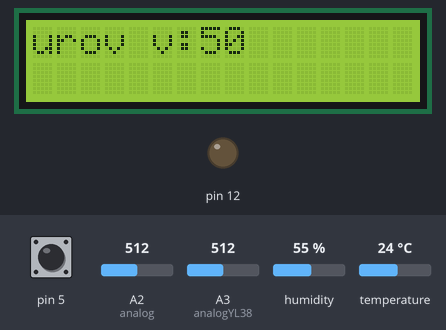
The sketch below on a simulated Arduino Uno, built with avr-gcc and run on an emulated ATmega328P. Parts: 16×2 character LCD, output pins drawn as LEDs (lit = HIGH). Inputs (shaded band) come from the test bench; at power-on: A3 (analogYL38) = 512, pin 5 HIGH, A2 (analog) = 512, humidity 55 %, temperature 24 °C.

Above: at 1.2 s.
1.3 s: A3 (analogYL38) set to 288
At 2.9 s:
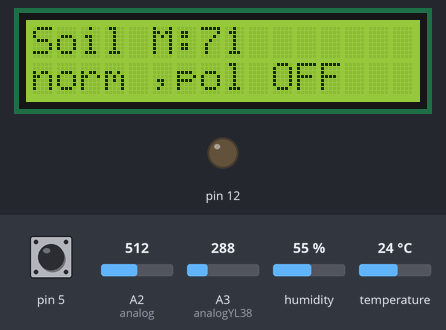
At 4.0 s:
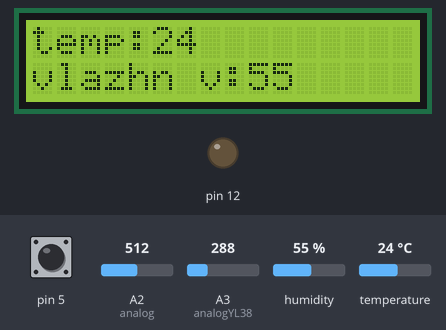
9.7 s: A3 (analogYL38) set to 258
At 13.3 s:
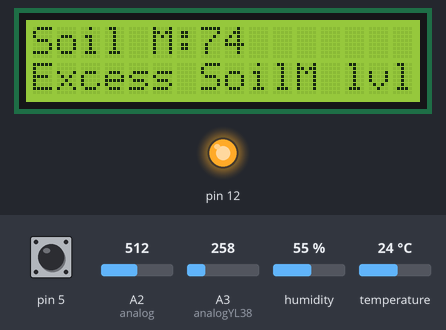
Timing chart, 0 to 24.1 s (numbered marks = the images above; inputs shaded):
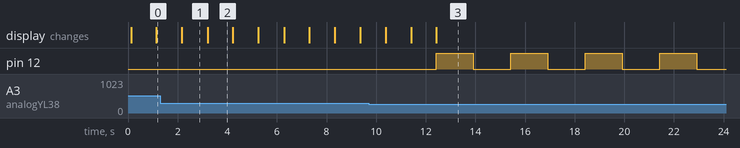

Measured:
- the behaviour switches between 277 and 276 on A3 (analogYL38) (found by bisection; images 2 and 3)
- after the input at 1.3 s, the display: changes after 0.86 s (image 1)
- after the input at 9.7 s, pin 12: alternates HIGH for 1.5 s and LOW for 1.5 s, starting after 2.7 s
- what the display in image 1 shows lasts 1.0 s, from 2.2 s to 3.2 s

The sketch:

ArduinoCode2.ino
```cpp
#include <Wire.h> // подключение библиотеки, используется для связи микроконтроллера с устройствами и модулями через интерфейс I2C
#include "DHT.h" // подключение библиотеки, предназначена для работы с датчиками температуры и влажности DHT 22
#include <iarduino_RTC.h> // подключение библиотеки, позволяет читать и записывать время RTC модулей на базе чипов DS1302
#include <LiquidCrystal_I2C.h> // подключение библиотеки, предназначена для работы по 8-битному (4-битному) параллельному интерфейс, для дисплея, подключенного по шине I2C

LiquidCrystal_I2C _lcd1(0x20, 16, 2); // адрес дисплея, количество символов в строке, количество строк
int analogYL38 = PC3;//A3 - контакт, к которому подключен YL-38
int analog = PC2;//А2 - контакт к которому подключён датчик уровня воды
#define DHTPIN PD4
#define DHTTYPE DHT11
int t;//переменная для хранения значений температуры
int h;//переменная для хранения значений относительной влажности воздуха
int val2;//переменная для хранения значений обьёма воды в резервуаре
int z;//переменная для хранения значений влажности почвы в виде процентного ссоотношения
int val;//переменная для хранения значений влажности почвы
int i;// переменная для циклов
int t_normal=20;
int h_normal=65;
int but1=0;
int but2=0;
int but3=0;
int but4=0;
int soilOn=0;
int timer=0;
DHT dht1(DHTPIN, DHTTYPE); // переопределение названия датчика

void setup()
{
  pinMode(12, OUTPUT); // настраиваем контакт №12 на выход красного светодиода
  pinMode(analogYL38, INPUT);//настраиваем контакт А3 на выход датчика влажности почвы
  pinMode(analog, INPUT);//настраиваем контакт А2 на выход датчика уровня воды
  Wire.begin(); // инициализирует библиотеку Wire и подключается к шине I2C
  pinMode(PD5,INPUT);
   pinMode(8,INPUT);
    pinMode(9,INPUT);
     pinMode(10,INPUT);
  dht1.begin();// инициализация ЖКИ
  delay(10); // задержка 10 мс
  _lcd1.init(); // инициализация ЖКИ
   _lcd1.clear(); // очистка дисплея
  _lcd1.setCursor(0, 0); // установка курсора на первую строку первый ряд для вывода информации
  _lcd1.backlight(); //включение подсветки ЖКИ
}

void loop()
{    but1=digitalRead(PD5);
      if(but1==LOW){
       _lcd1.setCursor(0, 0); // установка курсора на первую строку первый ряд для вывода информации
   _lcd1.print("Settings      "); // вывод "Opasniy uroven"
   but2=digitalRead(10);
   if(but2!=0)
  {
    _lcd1.setCursor(0, 1); // установка курсора на вторую строку первый ряд для вывода информации
      _lcd1.print(" normal temp "); // вывод "Opasniy uroven"
      _lcd1.print(t_normal);
      but3=digitalRead(8);
      if(but3==0)
      {
        t_normal=t_normal+1;
         }
         but4=digitalRead(9);
       if(but4==0)
      {
        t_normal=t_normal-1;
        }
 }
    if(but2==0)
  {
    _lcd1.setCursor(0, 1); // установка курсора на вторую строку первый ряд для вывода информации
      _lcd1.print("normal vlazh "); // вывод "Opasniy uroven"
      _lcd1.print(h_normal);
      but3=digitalRead(8);
      if(but3==0)
      {
        h_normal=h_normal+1;
        }
      but4=digitalRead(9);
         if(but4==0)
      {
        h_normal=h_normal-1;
        }
        but1=digitalRead(PD5);
 }
   delay(100);   }
  if(but1==HIGH){
 h = dht1.readHumidity();//чтение данных с датчика DHT11
 t = dht1.readTemperature();// чтение данных с датчика DHT11

  _lcd1.clear(); // очистка дисплея
  _lcd1.setCursor(0, 0); // установка курсора на первую строку первый ряд для вывода информации
  _lcd1.print("temp:");//вывод "temp"
  _lcd1.print(t);// вывод  значения температуры с датчика DHT11
  _lcd1.setCursor(0, 1); // установка курсора на вторую строку первый ряд для вывода информации
  _lcd1.print("vlazhn v:");
  _lcd1.print(h); // вывод "vlazhn v" и значения влажности с датчика DHT11
  if(t>=t_normal-5){
  digitalWrite(PD2, LOW);
  }// установка низкого уровня напряжения на выводе 2 - подогрев
  if (t <t_normal-5) {
    digitalWrite(PD2, HIGH); // установка высокого уровня напряжения на выводе 2 - подогрев
      }
    if(t<=t_normal+5){
      digitalWrite(PD3, LOW);
      }// установка низкого уровня напряжения на выводе 3 - охлаждение
 if(t>t_normal+5)
    {
      digitalWrite(PD3, HIGH);// установка высокого уровня напряжения на выводе 3 - охлаждение
    }
  delay(1000); // задержка 1 с

   val2 = analogRead(analog);//чтение данных с поплавкового датчика уровня воды
   z = map(val2,0,1023,0,100);
  _lcd1.clear(); // очистка дисплея
  _lcd1.setCursor(0, 0); // установка курсора на первую строку первый ряд для вывода информации
  _lcd1.print("urov v:" );// вывод "urov v:"
  _lcd1.print(z);// вывод значения уровня воды в резервуаре

  delay(1000);// задержка 1 с
  if (val2 < 905) // если значение, считанное с датчика YL-38, меньше 30%
  { val = analogRead(analogYL38);// Считываем значение с контакта A3
_lcd1.clear(); // очистка дисплея
  _lcd1.setCursor(0, 0); // установка курсора на первую строку первый ряд для вывода информации
   _lcd1.print("Soil M:"); // вывод "Opasniy uroven"
    z = 100 - val / 10.24; // вычисление значения влажности
    _lcd1.print(z); // вывод "Opasniy uroven"
     if(z>=(h_normal-5)) {
      _lcd1.setCursor(0, 1); // установка курсора на вторую строку первый ряд для вывода информации
      _lcd1.print("norm ,pol OFF"); // вывод "Opasniy uroven"
      digitalWrite(PD1, LOW);//установка низкого уровня напряжения на выводе 1 - помпа
      delay(1000);
      soilOn=0;
    }

    if (z < (h_normal-5)) // если значение, считанное с датчика YL-38, меньше 30%
    {if(soilOn==0){soilOn=1;timer=0;}
    if(soilOn==1){timer=timer+1;}
      _lcd1.setCursor(0, 1); // установка курсора на вторую строку первый ряд для вывода информации
      _lcd1.print("low soilM level"); // вывод "Opasniy uroven"
      if(soilOn==1&&timer<5)
      {digitalWrite(PD1, HIGH);//установка высокого уровня напряжения на выводе 1 - помпа
      }
      else{digitalWrite(PD1, LOW);//установка низкого уровня напряжения на выводе 1 - помпа
      }
      if(timer==105){
        soilOn=0;
        }
       delay(1000);
    }
    if(z>(h_normal+7))
    {
       _lcd1.setCursor(0, 1); // установка курсора на вторую строку первый ряд для вывода информации
      _lcd1.print("Excess SoilM lvl"); // вывод "Excess SoilM lvl"
       digitalWrite(PD1, LOW);//установка низкого уровня напряжения на выводе 1 - помпа
      for ( i = 0; i < 5; i++ ) // цикл для проигрывания мелодии
      {
        digitalWrite(12, HIGH); // установка высокого уровня напряжения на выводе 12 - светодиод
        delay( 1500 ); // задержка 1500 мс
        digitalWrite(12, LOW); // установка низкого уровня напряжения на выводе 12 - светодиод
        delay( 1500 ); // задержка 1500 мс
      }
      }
  }
 else {
      _lcd1.setCursor(0, 1); // установка курсора на вторую строку первый ряд для вывода информации
      _lcd1.print("low water lvl"); // вывод "low water lvl"
       digitalWrite(PD1, LOW);//установка низкого уровня напряжения на выводе 1 - помпа
      for ( i = 0; i < 5; i++ ) // цикл для проигрывания мелодии
      {
        digitalWrite(12, HIGH); // установка высокого уровня напряжения на выводе 12 - светодиод
        delay( 500 ); // задержка 500 мс
        digitalWrite(12, LOW); // установка низкого уровня напряжения на выводе 12 - светодиод
        delay( 500 ); // задержка 500 мс
      }
    }but1=digitalRead(PD5); }


}
```
